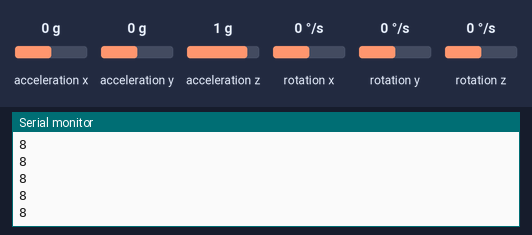
Simulated run of this sketch. Board: Arduino Uno, built with avr-gcc and run on an emulated ATmega328P. Shown: the last lines printed to the serial monitor. Wiring (inferred from the names in the program): MPU-6050 motion sensor at I2C address 0x68. The test bench sets the inputs (shaded band); at power-on: acceleration z 1 g, acceleration x 0 g, acceleration y 0 g, rotation x 0 °/s, rotation y 0 °/s, rotation z 0 °/s.

Above: at 1.2 s.
1.3 s: acceleration z set to 0 g
At 1.34 s:
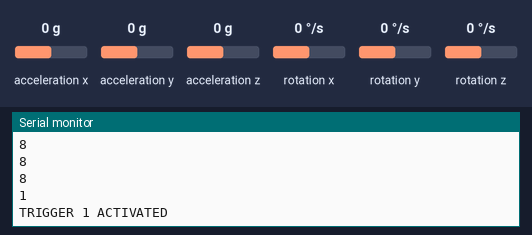
2.9 s: acceleration x set to -1.4 g
At 2.98 s:
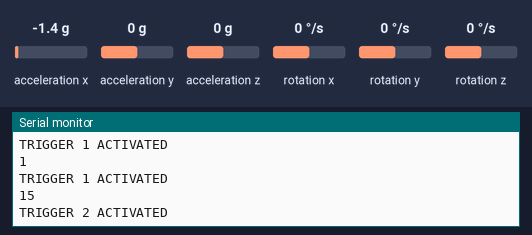
4.4 s: acceleration x set to 0 g
At 4.41 s:
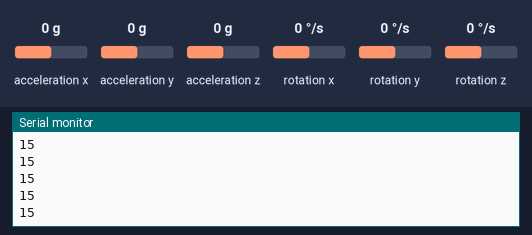
7.4 s: acceleration y set to -1.4 g
At 7.59 s:
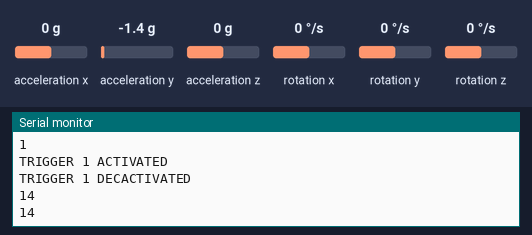
8.9 s: acceleration y set to 0 g
At 8.92 s:
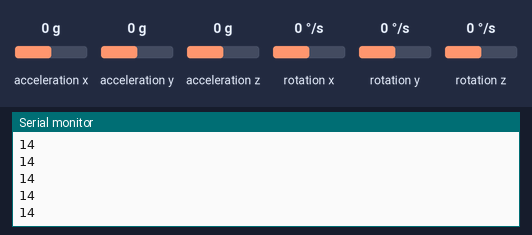
Timing chart, 0 to 11.9 s (numbered marks = the images above; inputs shaded):
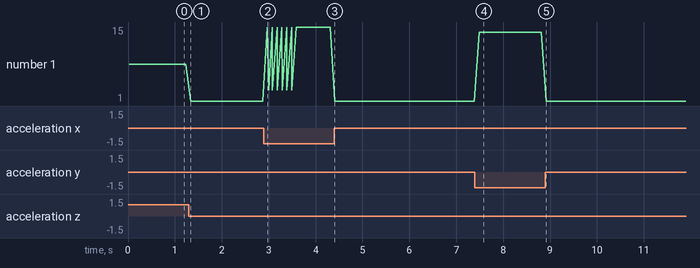

Measured:
- after the input at 1.3 s, the serial monitor: prints a new line at once (image 1)
- after the input at 2.9 s, the serial monitor: prints a new line after 0.07 s (image 2)
- after the input at 7.4 s, the serial monitor: prints a new line after 0.09 s (image 4)
- plotted number 1: 8 → 1 after the input at 1.3 s, 1 → 15 after the input at 2.9 s, 1 → 14 after the input at 7.4 s

The sketch:

IMU.ino
```cpp
#include <Wire.h>

 const int MPU_addr = 0x68; // I2C address of the MPU-6050
 int16_t AcX, AcY, AcZ, Tmp, GyX, GyY, GyZ;
 float ax = 0, ay = 0, az = 0, gx = 0, gy = 0, gz = 0;
 boolean fall = false; //stores if a fall has occurred
 boolean trigger1 = false; //stores if first trigger (lower threshold) has occurred
 boolean trigger2 = false; //stores if second trigger (upper threshold) has occurred
 boolean trigger3 = false; //stores if third trigger (orientation change) has occurred
 byte trigger1count = 0; //stores the counts past since trigger 1 was set true
 byte trigger2count = 0; //stores the counts past since trigger 2 was set true
 byte trigger3count = 0; //stores the counts past since trigger 3 was set true
 int angleChange = 0;

 // WiFi network info.
// char auth[] = "DvB2bleEr8jChdq9OTA5AfhoCHsc_HGV"; //Auth code sent via Email
// const char *ssid = "Alsan Air WiFi 1"; // Enter your Wi-Fi Name
 //const char *pass = ""; // Enter your Wi-Fi Password

void mpu_read() {
   Wire.beginTransmission(MPU_addr);
   Wire.write(0x3B);  // starting with register 0x3B (ACCEL_XOUT_H)
   Wire.endTransmission(false);
   Wire.requestFrom(MPU_addr, 14, true); // request a total of 14 registers
   AcX = Wire.read() << 8 | Wire.read(); // 0x3B (ACCEL_XOUT_H) & 0x3C (ACCEL_XOUT_L)
   AcY = Wire.read() << 8 | Wire.read(); // 0x3D (ACCEL_YOUT_H) & 0x3E (ACCEL_YOUT_L)
   AcZ = Wire.read() << 8 | Wire.read(); // 0x3F (ACCEL_ZOUT_H) & 0x40 (ACCEL_ZOUT_L)
   Tmp = Wire.read() << 8 | Wire.read(); // 0x41 (TEMP_OUT_H) & 0x42 (TEMP_OUT_L)
   GyX = Wire.read() << 8 | Wire.read(); // 0x43 (GYRO_XOUT_H) & 0x44 (GYRO_XOUT_L)
   GyY = Wire.read() << 8 | Wire.read(); // 0x45 (GYRO_YOUT_H) & 0x46 (GYRO_YOUT_L)
   GyZ = Wire.read() << 8 | Wire.read(); // 0x47 (GYRO_ZOUT_H) & 0x48 (GYRO_ZOUT_L)
 }

 void setup() {
   Serial.begin(9600);
   Wire.begin();
   Wire.beginTransmission(MPU_addr);
   Wire.write(0x6B);  // PWR_MGMT_1 register
   Wire.write(0);     // set to zero (wakes up the MPU-6050)
   Wire.endTransmission(true);
   Serial.println("Wrote to IMU");
   Serial.println("Connecting to ");
//   Serial.println(ssid);
 //  WiFi.begin(ssid, pass);
  // while (WiFi.status() != WL_CONNECTED)
  // {
   //  delay(500);
    // Serial.print(".");              // print … till not connected
  // }
  // Serial.println("");
  // Serial.println("WiFi connected");
 //}
 }

 void loop()
 {
   mpu_read();
   ax = (AcX - 2050) / 16384.00;
   ay = (AcY - 77) / 16384.00;
   az = (AcZ - 1947) / 16384.00;
   gx = (GyX + 270) / 131.07;
   gy = (GyY - 351) / 131.07;
   gz = (GyZ + 136) / 131.07;
   // calculating Amplitute vactor for 3 axis
   float Raw_Amp = pow(pow(ax, 2) + pow(ay, 2) + pow(az, 2), 0.5);
   int Amp = Raw_Amp * 10;  // Mulitiplied by 10 bcz values are between 0 to 1
   Serial.println(Amp);
if (Amp <= 2 && trigger2 == false) { //if AM breaks lower threshold (0.4g)
trigger1 = true;
Serial.println("TRIGGER 1 ACTIVATED");
}
if (trigger1 == true) {
trigger1count++;
if (Amp >= 12) { //if AM breaks upper threshold (3g)
       trigger2 = true;
       Serial.println("TRIGGER 2 ACTIVATED");
       trigger1 = false; trigger1count = 0;
     }
   }
   if (trigger2 == true) {
     trigger2count++;
     angleChange = pow(pow(gx, 2) + pow(gy, 2) + pow(gz, 2), 0.5); Serial.println(angleChange);
     if (angleChange >= 30 && angleChange <= 400) { //if orientation changes by between 80-100 degrees
trigger3 = true; trigger2 = false; trigger2count = 0;
Serial.println(angleChange);
Serial.println("TRIGGER 3 ACTIVATED");
}
}
if (trigger3 == true) {
trigger3count++;
if (trigger3count >= 10) {
       angleChange = pow(pow(gx, 2) + pow(gy, 2) + pow(gz, 2), 0.5);
       //delay(10);
       Serial.println(angleChange);
       if ((angleChange >= 0) && (angleChange <= 10)) { //if orientation changes remains between 0-10 degrees
fall = true; trigger3 = false; trigger3count = 0;
Serial.println(angleChange);       }
else { //user regained normal orientation
trigger3 = false; trigger3count = 0;
Serial.println("TRIGGER 3 DEACTIVATED");
}
}
}
//if (fall == true) { //in event of a fall detection
//Serial.println("FALL DETECTED");
//Blynk.notify("Alert : Fall Detected…! take action immediately.");
//Blynk.email("ask.theiotprojects@gmail.com", "Alert : Fall Detected…!", "Alert : Fall Detected…! take action immediately.");
//fall = false;
//}
if (trigger2count >= 6) { //allow 0.5s for orientation change
     trigger2 = false; trigger2count = 0;
     Serial.println("TRIGGER 2 DECACTIVATED");
   }
   if (trigger1count >= 6) { //allow 0.5s for AM to break upper threshold
     trigger1 = false; trigger1count = 0;
     Serial.println("TRIGGER 1 DECACTIVATED");
   }
   delay(100);
 }
```
